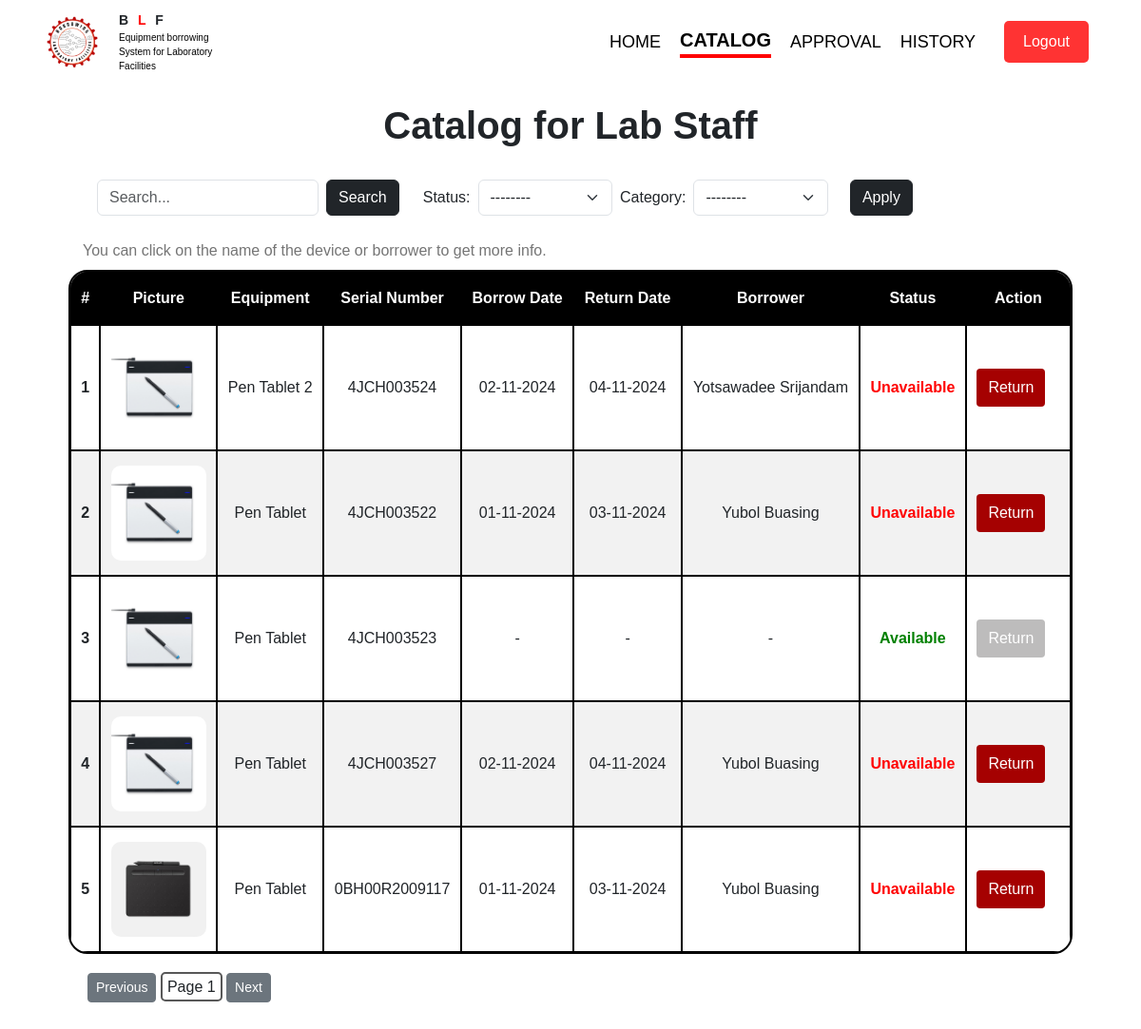
The page /catalog_staff/ (signed in) on the database its author committed.
### myapp/models.py (models this page shows, shortened)
class Equipment(models.Model):
    equipment_id = models.AutoField(primary_key=True)
    image = models.ImageField(upload_to='media/', default='media/images/default.jpg')
    name = models.CharField(max_length=100)
    parcel_id = models.CharField(max_length=20)
    brand = models.CharField(max_length=100)
    status = models.BooleanField(default=False)
    date_borrow = models.DateField(null=True, blank=True, help_text="Date when the item was borrowed")
    date_return = models.DateField(null=True, blank=True, help_text="Date when the item is returned")
    borrower = models.ForeignKey(Student, on_delete=models.CASCADE, null=True, blank=True)
    describtion = models.CharField(max_length=360, default="No infomation found.")
    categories = models.CharField(max_length=360, default='default')
    STATUS_CHOICES = [
        ("available", "Available"),
        ("borrowed", "Borrowed"),
    ]
    class Meta:
        constraints = [
            models.UniqueConstraint(fields=['parcel_id'], name='unique_parcel_id')
        ]

class Student(models.Model):
    student_id = models.AutoField(primary_key=True)
    fullname = models.CharField(max_length=100)
    username = models.CharField(max_length=100, unique=True)
    kkumail = models.EmailField(max_length=100, unique=True)
    phone = models.CharField(max_length=17)
    password = models.CharField(max_length=20)
    student_id_edu = models.CharField(max_length=10)
    major = models.CharField(max_length=100)
    borrow_ed = models.IntegerField(default=0)
    borrow_ing = models.IntegerField(default=0)
    return_ed = models.IntegerField(default=0)
    late_return = models.IntegerField(default=0)
    is_active = models.BooleanField(default=True)
    is_staff = models.BooleanField(default=False)
    is_superuser = models.BooleanField(default=False)
    last_login = models.DateTimeField(null=True, blank=True)

### myapp/views.py (the view, shortened to what this page needs)
# urls.py: path("catalog_staff/", views.catalog_staff, name="catalog_staff"),
@login_required
def catalog_staff(request):
    all_equipment = Equipment.objects.all()
    categories = Equipment.objects.values_list('categories', flat=True).distinct()
    selected_status = request.POST.get('filter')
    selected_category = request.POST.get('categories')
    query = request.GET.get("q")
    if query:
        all_equipment = all_equipment.filter(borrower__fullname__icontains=query)
    if selected_category:
        all_equipment = all_equipment.filter(categories=selected_category)
    return render(request, "staff/catalog labstaff.html", {
        "all_equipment": all_equipment,
        "selected_status": selected_status,
        "selected_category": selected_category,
        "categories": categories,
        })

### myapp/models.py (called while the page is built)
    @property
    def is_authenticated(self):
        return True

### myapp/templates/staff/catalog labstaff.html (shortened to what this page needs)
{% extends 'staff/base.html' %}
{% load static %}
{% block content %}
    <div class="container">
        <h1>Catalog for Lab Staff</h1>
        <section>
            <div>
                <form action="" method="get">
                    <input class="form-control" type="text" placeholder="Search..." name="q" value="{{ request.GET.q|default_if_none:'' }}"
                        onkeydown="if(event.key === 'Enter'){ this.form.submit(); }">
                    <button type="submit" class="btn btn-dark">Search</button>
                </form>
                <form method="post" action="{% url 'catalog_staff' %}">
                    <label for="status_filter">Status:</label>
                    <select name="filter" class="form-select" id="status_filter">
                        <option value="">--------</option>
                    </select>
                    <label for="category_filter">Category:</label>
                    <select name="categories" class="form-select" id="category_filter" style="margin-right: 15px;">
                        <option value="">--------</option>
                    </select>
                    <button type="submit" class="btn btn-dark">Apply</button>
                </form>
            </div>
        </section>
        <div style="padding: 0px 15px; margin-top: 0px; color: #757575;">
            <span>You can click on the name of the device or borrower to get more info.</span>
        </div>
        <table id="myTable">
            <thead>
                <tr>
                    <th scope="col">#</th>
                    <th scope="col">Picture</th>
                    <th scope="col">Equipment</th>
                    <th scope="col">Serial Number</th>
                    <th scope="col">Borrow Date</th>
                    <th scope="col">Return Date</th>
                    <th scope="col">Borrower</th>
                    <th scope="col">Status</th>
                    <th scope="col">Action</th>
                </tr>
            </thead>
            <tbody>
                {% for equipment in all_equipment %}
                    <tr>
                        <th scope="row">{{ forloop.counter }}</th>
                        <td><img src="{{ equipment.image.url }}" alt="{{ equipment.name }}"></td>
                        <td>
                            <span onclick="openModal('equipmentModal_{{ equipment.equipment_id }}')" style="cursor: pointer;">{{ equipment.name }}</span>
                        </td>
                        <td>{{ equipment.parcel_id }}</td>
                        <td>
                            {{ equipment.date_borrow|date:"d-m-Y" }}
                            {% if not equipment.date_borrow %}
                            -
                            {% endif %}
                        </td>
                        <td>
                            {{ equipment.date_return|date:"d-m-Y" }}
                            {% if not equipment.date_return %}
                            -
                            {% endif %}
                        </td>
                        <td>
                            {% if not equipment.borrower %}
                            -
                            {% else %}
                                <span onclick="openModal('borrowerModal_{{ equipment.borrower.student_id }}')" style="cursor: pointer;">{{ equipment.borrower.fullname }}</span>
                            {% endif %}
                        </td>
                        <td>
                            {% if equipment.status %}
                                <span class="status unavailable">Unavailable</span>
                                {% else %}
                                <span class="status available">Available</span>
                            {% endif %}
                        </td>
                        <td>
                            <form action="{% url 'return_item' equipment.equipment_id %}" method="post">
                                {% if equipment.status %}
                                    <button id="request-button" type="submit" value="return" name="action">Return</button>
                                {% else %}
                                    <button id="disabled-button" type="submit" disabled>Return</button>
                                {% endif %}
                            </form>
                        </td>
                    </tr>
                {% endfor %}
            </tbody>
        </table>
        <div style="margin: 20px 20px; margin-bottom: 60px;">
            <button onclick="previousPage()" class="btn btn-secondary btn-sm">Previous</button>
            <span style="border: 2px solid #585858; padding: 5px; border-radius: 5px;">Page <span id="page-number">1</span></span>
            <button onclick="nextPage()" class="btn btn-secondary btn-sm">Next</button>
        </div>
    </div>
{% endblock %}

### myapp/static/base_user.css (style rules this page uses)
body { font-family: Arial, sans-serif; margin: 0; padding: 0; background-color: #ffffff; flex-wrap: wrap; }
h1 { text-align: center; }
.container { width: 90%; margin: 10px auto; }

### myapp/templates/staff/catalog labstaff.html (style rules this page uses)
h1 { text-align: center; font-weight: bold; }
.container { width: 90%; margin: 20px auto; }
section { display: flex; align-items: center; justify-content: space-between; padding: 10px 30px; background-color: #ffffff; height: 11vh; width: 100%; }
section div { display: flex; align-items: center; gap: 10px; }
#request-button { padding: 8px 12px; background-color: #a50101; color: white; border: none; border-radius: 4px; cursor: pointer; }
#disabled-button { padding: 8px 12px; background-color: #bdbcbc; color: white; border: none; border-radius: 4px; cursor: pointer; text-decoration: none; }
table { border-collapse: separate; border-spacing: 0; width: 100%; border-radius: 20px; overflow: hidden; background-color: white; border: 2px solid #000; margin-top: 8px; }
thead { background-color: #000; color: white; }
th, td { padding: 15px 10px; text-align: center; border: 1px solid #000; }
tr:nth-child(even) { background-color: #f2f2f2; }
img { width: 100px; height: 100px; border-radius: 10px; }
.status.available { color: green; font-weight: bold; }
.status.unavailable { color: red; font-weight: bold; }
form { display: flex; flex-direction: row; justify-content: center; align-items: center; margin-right: 15px; gap: 8px; }

### rows shown on the page
Equipment: image (picture), name "Pen Tablet 2", parcel_id "4JCH003524", date_borrow "02-11-2024", date_return "04-11-2024", borrower.fullname "Yotsawadee Srijandam", status "Unavailable"
Equipment: image (picture), name "Pen Tablet", parcel_id "4JCH003522", date_borrow "01-11-2024", date_return "03-11-2024", borrower.fullname "Yubol Buasing", status "Unavailable"
Equipment: image (picture), name "Pen Tablet", parcel_id "4JCH003523", status "Available"
Equipment: image (picture), name "Pen Tablet", parcel_id "4JCH003527", date_borrow "02-11-2024", date_return "04-11-2024", borrower.fullname "Yubol Buasing", status "Unavailable"
Equipment: image (picture), name "Pen Tablet", parcel_id "0BH00R2009117", date_borrow "01-11-2024", date_return "03-11-2024", borrower.fullname "Yubol Buasing", status "Unavailable"
